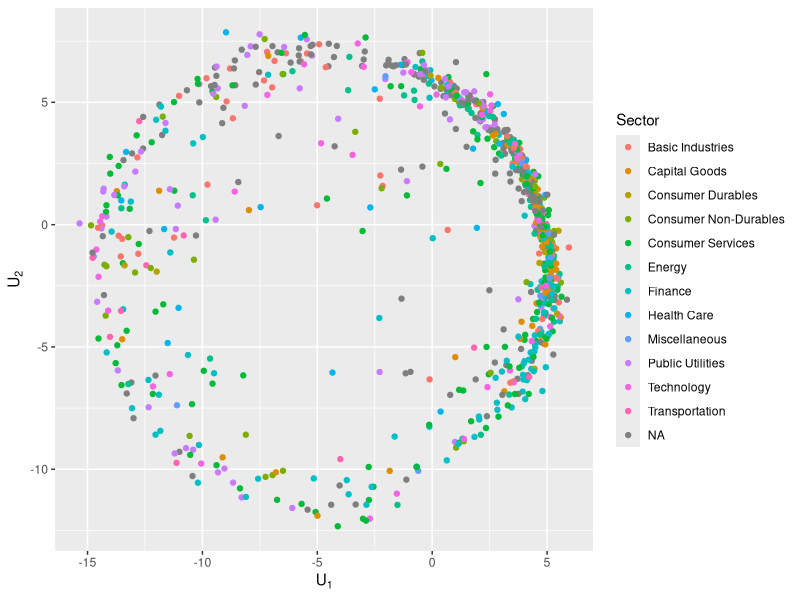

Write R code to recreate this figure.
## ---- chunk 1
knitr::opts_chunk$set(echo = TRUE)
## ---- chunk 2
library(quantmod)
library(ggplot2)
library(plyr)

## Get the data from the final exam
######################################################################
fileheader = read.table("commercial_paper_rates.csv",sep=",",nrows=6,stringsAsFactors=FALSE)
cprfullnames = as.character(c("Time.Period",fileheader[1,-1]))
cprdata = read.table("commercial_paper_rates.csv",sep=",", header=T,
                      skip=5,stringsAsFactors = FALSE,
                      na.strings=c("ND","NA"))

cprdata$Time.Period = as.Date(cprdata$Time.Period, format="%Y-%m-%d")
fulldata = cprdata
#fulldata = cprdata[complete.cases(cprdata),]
######################################################################

dates = fulldata$Time.Period
dates = dates[2:length(dates)]

data = fulldata[,c(2:ncol(fulldata))]
data = colwise(diff)(data)

df = cbind(dates, data)
df_dates = df[,1]
df_data = df[,c(2:ncol(df))]

df_data = df_data[complete.cases(df_data),]

df_pca_noscale = princomp(df_data)
summary(df_pca_noscale)

df_pca_scale = princomp(df_data, cor=TRUE)
summary(df_pca_scale)
## ---- chunk 3
library(vegan)
library(ggplot2)

## Data from lecture, smoothing the data using loess
stocksample = read.table("stocksample.txt", header=T, sep="\t", comment.char="")
smooth_df = apply(t(stocksample)[5:34,], 2, function(x) { return (predict(loess(x~c(1:30))))})

## Scaling the data
ss_scaled = apply(smooth_df, 2, scale)

## Distance/Isomap 
iso_out = isomap(dist(t(ss_scaled)), k=5)
stocksample = cbind(stocksample, iso_out$points[,1:5])

plt = ggplot(stocksample,aes(x=stocksample[,35],y=stocksample[,36], color=sector)) + 
  geom_point() +
  labs(x=expression(U[1]), y=expression(U[2]), color="Sector")

plt

